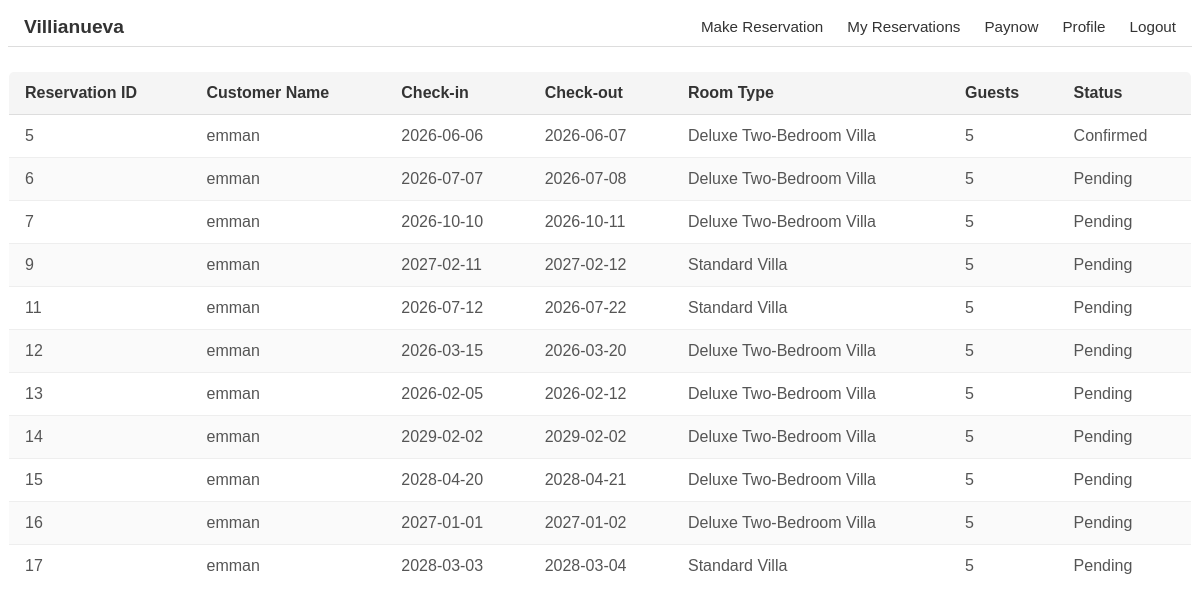
/Users/my_reservations.php (signed in), run on the app's committed database.
### tables this page shows
CREATE TABLE `customerreservation` (
  `reservation_id` int(11) NOT NULL,
  `user_id` int(11) DEFAULT NULL,
  `customer_name` varchar(100) NOT NULL,
  `checkin_date` date NOT NULL,
  `checkout_date` date NOT NULL,
  `room_type` varchar(50) NOT NULL,
  `guests` int(11) NOT NULL,
  `status` enum('Pending','Confirmed','Cancelled') DEFAULT 'Pending',
  `created_at` timestamp NULL DEFAULT current_timestamp(),
  `updated_at` timestamp NULL DEFAULT current_timestamp() ON UPDATE current_timestamp(),
  `otp_code` varchar(10) DEFAULT NULL,
  `otp_expiry` datetime DEFAULT NULL
);

### Users/my_reservations.php (the view, shortened to what this page needs)
<?php
$host = "localhost";
$dbname = "resortreservation";
$username = "root";
$password = "";
try {
    $pdo = new PDO("mysql:host=$host;dbname=$dbname;charset=utf8", $username, $password);
    $pdo->setAttribute(PDO::ATTR_ERRMODE, PDO::ERRMODE_EXCEPTION);
} catch (PDOException $e) {
    die("DB Connection failed: " . $e->getMessage());
}
$stmt = $pdo->prepare("SELECT * FROM customerreservation WHERE user_id = ?");
$stmt->execute([$_SESSION['user_id']]);
$reservations = $stmt->fetchAll(PDO::FETCH_ASSOC);
?>
<!DOCTYPE html>
<html lang="en">
<head>
    <link rel="stylesheet" href="css/dash.css">
</head>
<body>
<div class="navbar">
    <a href="Welcome.php" class="logo">Villianueva</a>
    <ul>
        <li><a href="reservation_dashboard.php">Make Reservation</a></li>
        <li><a href="my_reservations.php">My Reservations</a></li>
         <li><a href="make_payment.php">Paynow</a></li>
        <li><a href="profile.php">Profile</a></li>
        <li><a href="logout.php">Logout</a></li>
    </ul>
</div>
<div class="form">
    <table class="reservation-table">
    <thead>
        <tr>
            <th>Reservation ID</th>
            <th>Customer Name</th>
            <th>Check-in</th>
            <th>Check-out</th>
            <th>Room Type</th>
            <th>Guests</th>
            <th>Status</th>
        </tr>
    </thead>
    <tbody>
        <?php foreach ($reservations as $res): ?>
        <tr>
            <td data-label="Reservation ID"><?php echo $res['reservation_id']; ?></td>
            <td data-label="Customer Name"><?php echo htmlspecialchars($res['customer_name']); ?></td>
            <td data-label="Check-in"><?php echo $res['checkin_date']; ?></td>
            <td data-label="Check-out"><?php echo $res['checkout_date']; ?></td>
            <td data-label="Room Type"><?php echo $res['room_type']; ?></td>
            <td data-label="Guests"><?php echo $res['guests']; ?></td>
            <td data-label="Status"><?php echo $res['status']; ?></td>
        </tr>
        <?php endforeach; ?>
    </tbody>
</table>
</div>
</body>
</html>

### Users/css/dash.css (style rules this page uses)
.navbar { background-color: #fff; border-bottom: 1px solid #ddd; padding: 0.5rem 1rem; display: flex; justify-content: space-between; align-items: center; font-family: Arial, sans-serif; }
.navbar .logo { font-size: 1.2rem; font-weight: bold; color: #333; text-decoration: none; }
.navbar ul { list-style: none; display: flex; gap: 1.5rem; margin: 0; padding: 0; }
.navbar ul li a { text-decoration: none; color: #333; font-size: 0.95rem; transition: color 0.2s ease; }
.reservation-table { width: 100%; border-collapse: collapse; margin-top: 1.5rem; background: #fff; border: 1px solid #ddd; border-radius: 6px; overflow: hidden; font-family: Arial, sans-serif; }
.reservation-table th { background: #f5f5f5; color: #333; text-align: left; padding: 0.75rem 1rem; font-weight: bold; border-bottom: 1px solid #ddd; }
.reservation-table td { padding: 0.75rem 1rem; border-bottom: 1px solid #eee; color: #555; }
.reservation-table tr:nth-child(even) { background: #fafafa; }

### data on the page
customerreservation: reservation_id "5", customer_name "emman", checkin_date "2026-06-06", checkout_date "2026-06-07", room_type "Deluxe Two-Bedroom Villa", guests "5", status "Confirmed"
customerreservation: reservation_id "6", customer_name "emman", checkin_date "2026-07-07", checkout_date "2026-07-08", room_type "Deluxe Two-Bedroom Villa", guests "5", status "Pending"
customerreservation: reservation_id "7", customer_name "emman", checkin_date "2026-10-10", checkout_date "2026-10-11", room_type "Deluxe Two-Bedroom Villa", guests "5", status "Pending"
customerreservation: reservation_id "9", customer_name "emman", checkin_date "2027-02-11", checkout_date "2027-02-12", room_type "Standard Villa", guests "5", status "Pending"
customerreservation: reservation_id "11", customer_name "emman", checkin_date "2026-07-12", checkout_date "2026-07-22", room_type "Standard Villa", guests "5", status "Pending"
customerreservation: reservation_id "12", customer_name "emman", checkin_date "2026-03-15", checkout_date "2026-03-20", room_type "Deluxe Two-Bedroom Villa", guests "5", status "Pending"
customerreservation: reservation_id "13", customer_name "emman", checkin_date "2026-02-05", checkout_date "2026-02-12", room_type "Deluxe Two-Bedroom Villa", guests "5", status "Pending"
customerreservation: reservation_id "14", customer_name "emman", checkin_date "2029-02-02", checkout_date "2029-02-02", room_type "Deluxe Two-Bedroom Villa", guests "5", status "Pending"
customerreservation: reservation_id "15", customer_name "emman", checkin_date "2028-04-20", checkout_date "2028-04-21", room_type "Deluxe Two-Bedroom Villa", guests "5", status "Pending"
customerreservation: reservation_id "16", customer_name "emman", checkin_date "2027-01-01", checkout_date "2027-01-02", room_type "Deluxe Two-Bedroom Villa", guests "5", status "Pending"
customerreservation: reservation_id "17", customer_name "emman", checkin_date "2028-03-03", checkout_date "2028-03-04", room_type "Standard Villa", guests "5", status "Pending"
